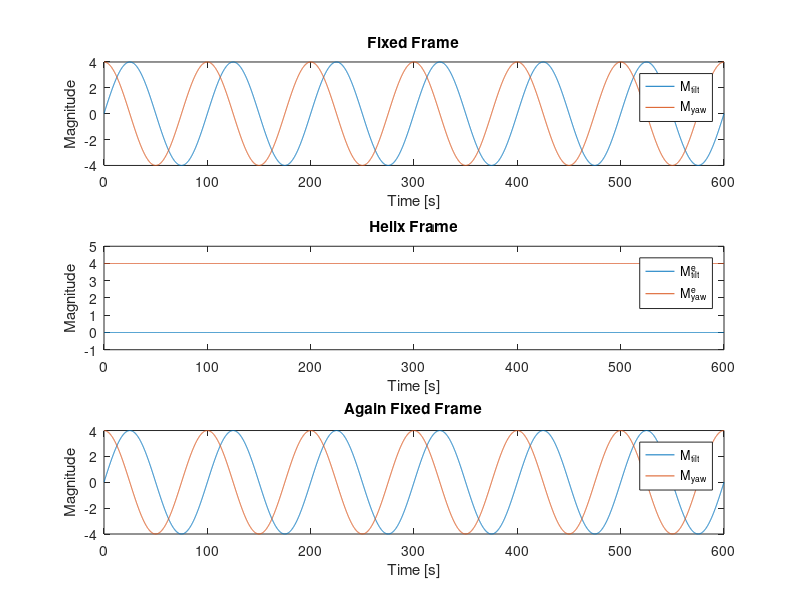
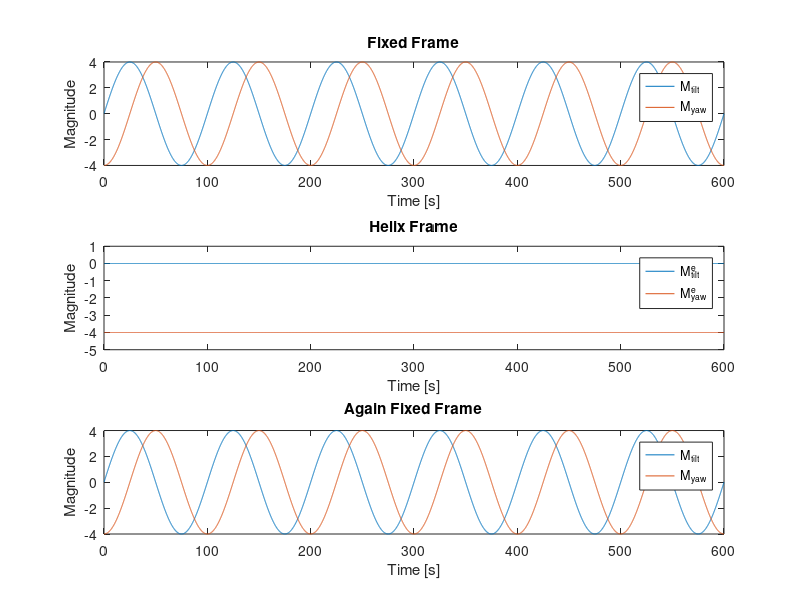
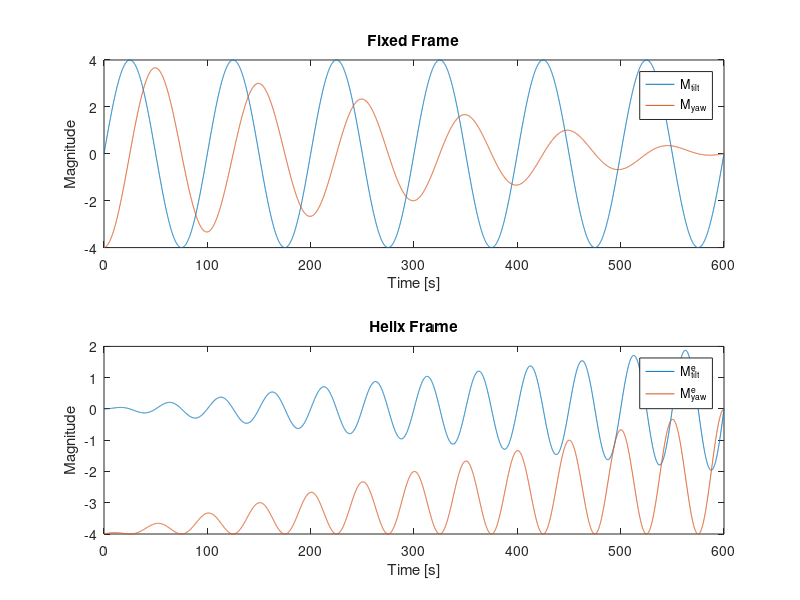
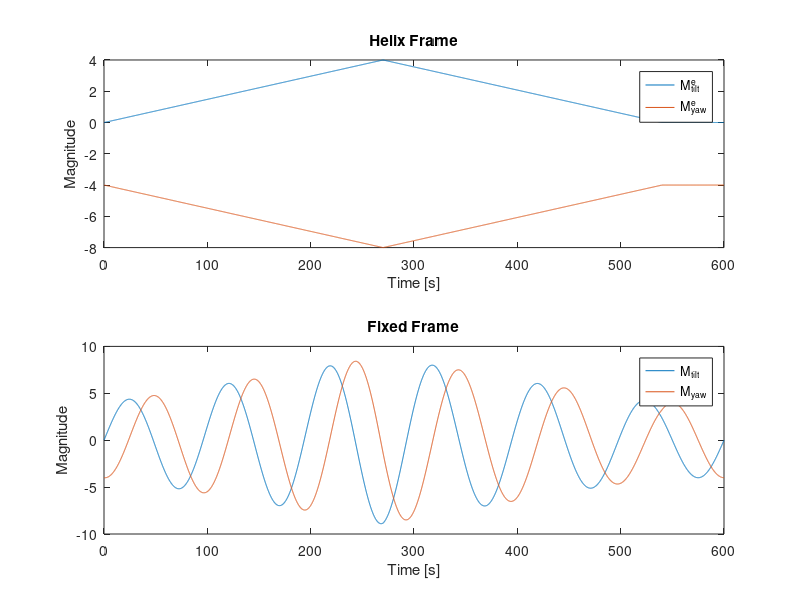

Here is the MATLAB script that generated these plots, in order:
%% This file is created to learn the different cooridnate
clear
close all

%% Basic information definition
U_inflow = 8;        % Inflow wind speed, same with the Q-blade setting
D_IEA15MW = 240;     % Rotor diameter
simTime = 6000;     % in timestep, actual time is simTime*timestep(Q-blade define)
timeStep = 0.1;    % same with the Q-blade setting
simLen = simTime * timeStep; % seconds
Str = 0.3;                          % Strouhal number
Helix_amplitude = 4;                % Helix amplitude                
Freq = Str*U_inflow/D_IEA15MW;      % From Str, in Hz
omega_e = Freq*2*pi;

% Tranform matrix to Helix coordinate frame
% R_helix = [1 0 0; 
%            0 cos(Freq) -sin(Freq); 
%            0 sin(Freq) cos(Freq)];
% inverseR_helix = [1 0 0; 
%                   0 cos(Freq) sin(Freq); 
%                   0 -sin(Freq) cos(Freq)];

%% From Fixed Frame --> Helix Frame --> Fixed Frame, CW

% Genereate the tilt and yaw signal (fixed frame)
t = linspace(timeStep, simLen, simTime);
cutPoint = simLen / 3;
amplitudeTilt = Helix_amplitude*(t<=cutPoint) + 1.5*Helix_amplitude*(t>cutPoint);

sigTilt = Helix_amplitude * sin(omega_e*t);          
sigYaw = Helix_amplitude * sin(omega_e*t + pi/2);  % CW

% Transfer to helix frame
thetaTilt_helixFrame_store = zeros(simTime, 1);
thetaYaw_helixFrame_store = zeros(simTime, 1);
thetaTilt_fixFrame_store = zeros(simTime, 1);
thetaYaw_fixFrame_store = zeros(simTime, 1);

for i = 1:1:simTime
    R_helix = [cos(omega_e*t(i)) -sin(omega_e*t(i)); 
               sin(omega_e*t(i)) cos(omega_e*t(i))];
    invR_helix = [cos(omega_e*t(i)) sin(omega_e*t(i)); 
                  -sin(omega_e*t(i)) cos(omega_e*t(i))];
    theta_tilt = sigTilt(i);
    theta_yaw = sigYaw(i);

    % Fixed Frame ---> Helix Frame
    MtMy_helix = R_helix * [theta_tilt; theta_yaw]; 
    thetaTilt_helixFrame_store(i) = MtMy_helix(1);
    thetaYaw_helixFrame_store(i) = MtMy_helix(2);

    % Helix Frame ---> Fixed Frame
    MtMy_fix = invR_helix * MtMy_helix; 
    thetaTilt_fixFrame_store(i) = MtMy_fix(1);
    thetaYaw_fixFrame_store(i) = MtMy_fix(2);
end

figure()
subplot(3, 1, 1)
plot(t, sigTilt)
hold on
plot(t, sigYaw)
hold off
xlabel('Time [s]')
ylabel('Magnitude')
title('Fixed Frame')
legend('M_{tilt}','M_{yaw}')

subplot(3, 1, 2)
plot(t, thetaTilt_helixFrame_store)
hold on
plot(t, thetaYaw_helixFrame_store)
hold off
xlabel('Time [s]')
ylabel('Magnitude')
title("Helix Frame")
legend('M^e_{tilt}','M^e_{yaw}')

subplot(3, 1, 3)
plot(t, sigTilt)
hold on
plot(t, sigYaw)
hold off
xlabel('Time [s]')
ylabel('Magnitude')
title("Again Fixed Frame")
legend('M_{tilt}','M_{yaw}')

%% From Fixed Frame --> Helix Frame --> Fixed Frame, CCW

% Genereate the tilt and yaw signal (fixed frame)
t = linspace(timeStep, simLen, simTime);
cutPoint = simLen / 3;
amplitudeTilt = Helix_amplitude*(t<=cutPoint) + 1.5*Helix_amplitude*(t>cutPoint);

sigTilt = Helix_amplitude * sin(omega_e*t);          
sigYaw = Helix_amplitude * sin(omega_e*t - pi/2);  % CCW

% Transfer to helix frame
thetaTilt_helixFrame_store = zeros(simTime, 1);
thetaYaw_helixFrame_store = zeros(simTime, 1);
thetaTilt_fixFrame_store = zeros(simTime, 1);
thetaYaw_fixFrame_store = zeros(simTime, 1);

for i = 1:1:simTime
    R_helix = [cos(omega_e*t(i)) sin(omega_e*t(i)); 
               -sin(omega_e*t(i)) cos(omega_e*t(i))];
    invR_helix = [cos(omega_e*t(i)) -sin(omega_e*t(i)); 
                  sin(omega_e*t(i)) cos(omega_e*t(i))];
    theta_tilt = sigTilt(i);
    theta_yaw = sigYaw(i);

    % Fixed Frame ---> Helix Frame
    MtMy_helix = R_helix * [theta_tilt; theta_yaw]; 
    thetaTilt_helixFrame_store(i) = MtMy_helix(1);
    thetaYaw_helixFrame_store(i) = MtMy_helix(2);

    % Helix Frame ---> Fixed Frame
    MtMy_fix = invR_helix * MtMy_helix; 
    thetaTilt_fixFrame_store(i) = MtMy_fix(1);
    thetaYaw_fixFrame_store(i) = MtMy_fix(2);
end

figure()
subplot(3, 1, 1)
plot(t, sigTilt)
hold on
plot(t, sigYaw)
hold off
xlabel('Time [s]')
ylabel('Magnitude')
title('Fixed Frame')
legend('M_{tilt}','M_{yaw}')

subplot(3, 1, 2)
plot(t, thetaTilt_helixFrame_store)
hold on
plot(t, thetaYaw_helixFrame_store)
hold off
xlabel('Time [s]')
ylabel('Magnitude')
title("Helix Frame")
legend('M^e_{tilt}','M^e_{yaw}')

subplot(3, 1, 3)
plot(t, sigTilt)
hold on
plot(t, sigYaw)
hold off
xlabel('Time [s]')
ylabel('Magnitude')
title("Again Fixed Frame")
legend('M_{tilt}','M_{yaw}')

%% Results of Change: Fixed Frame --> Helix Frame, CCW

% Genereate the tilt and yaw signal (fixed frame)
t = linspace(timeStep, simLen, simTime);
cutPoint1 = simLen / 3;
cutPoint2 = simLen * 2 / 3;
amplitudeChange = Helix_amplitude*(t<=cutPoint1)+2*Helix_amplitude*(t>cutPoint1);
amplitudeChange2 = Helix_amplitude*(t<=cutPoint1)+4*Helix_amplitude*(t>cutPoint1);

amplitudeChange = Helix_amplitude * (1 - t / simLen);  % Linear ramp
amplitudeChange2 = Helix_amplitude * (1 - t / simLen);  % Scaled linear ramp

% sigTilt = Helix_amplitude * sin(omega_e*t);
% sigYaw = Helix_amplitude * sin(omega_e*t - pi/2);  % CCW
sigTilt = Helix_amplitude .* sin(omega_e*t);
sigYaw = amplitudeChange .* sin(omega_e*t - pi/2);  % CCW

% Transfer to helix frame
thetaTilt_helixFrame_store = zeros(simTime, 1);
thetaYaw_helixFrame_store = zeros(simTime, 1);

for i = 1:1:simTime
    R_helix = [cos(omega_e*t(i)) sin(omega_e*t(i)); 
               -sin(omega_e*t(i)) cos(omega_e*t(i))];
    theta_tilt = sigTilt(i);
    theta_yaw = sigYaw(i);

    % Fixed Frame ---> Helix Frame
    MtMy_helix = R_helix * [theta_tilt; theta_yaw]; 
    thetaTilt_helixFrame_store(i) = MtMy_helix(1);
    thetaYaw_helixFrame_store(i) = MtMy_helix(2);
end

figure()
subplot(2, 1, 1)
plot(t, sigTilt)
hold on
plot(t, sigYaw)
hold off
xlabel('Time [s]')
ylabel('Magnitude')
title('Fixed Frame')
legend('M_{tilt}','M_{yaw}')

subplot(2, 1, 2)
plot(t, thetaTilt_helixFrame_store)
hold on
plot(t, thetaYaw_helixFrame_store)
hold off
xlabel('Time [s]')
ylabel('Magnitude')
title("Helix Frame")
legend('M^e_{tilt}','M^e_{yaw}')

%% Results of Change: Helix Frame ---> Fixed Frame, CCW

% Genereate the tilt and yaw signal (fixed frame)
t = linspace(timeStep, simLen, simTime);
cutPoint1 = simLen / 3;
amplitudeChange = Helix_amplitude*(t<=cutPoint1)+2*Helix_amplitude*(t>cutPoint1);

% sigTilt_e = 0 * ones(simTime, 1);
sigTilt_e = [linspace(0, 4, simTime*9/20) linspace(4, 0, simTime*9/20) 0*ones(1, simTime/10)];
% sigYaw_e = -4 * ones(simTime, 1);
sigYaw_e = [linspace(-4, -8, simTime*9/20) linspace(-8, -4, simTime*9/20) -4*ones(1, simTime/10)];

% Transfer to helix frame
thetaTilt_fixFrame_store = zeros(simTime, 1);
thetaYaw_fixFrame_store = zeros(simTime, 1);

for i = 1:1:simTime
    invR_helix = [cos(omega_e*t(i)) -sin(omega_e*t(i)); 
                  sin(omega_e*t(i)) cos(omega_e*t(i))];
    theta_tilt_e = sigTilt_e(i);
    theta_yaw_e = sigYaw_e(i);

    % Fixed Frame ---> Helix Frame
    MtMy_fixed = invR_helix * [theta_tilt_e; theta_yaw_e]; 
    thetaTilt_fixFrame_store(i) = MtMy_fixed(1);
    thetaYaw_fixFrame_store(i) = MtMy_fixed(2);
end

figure()
subplot(2, 1, 1)
plot(t, sigTilt_e)
hold on
plot(t, sigYaw_e)
hold off
xlabel('Time [s]')
ylabel('Magnitude')
title('Helix Frame')
legend('M^e_{tilt}','M^e_{yaw}')

subplot(2, 1, 2)
plot(t, thetaTilt_fixFrame_store)
hold on
plot(t, thetaYaw_fixFrame_store)
hold off
xlabel('Time [s]')
ylabel('Magnitude')
title("Fixed Frame")
legend('M_{tilt}','M_{yaw}')
